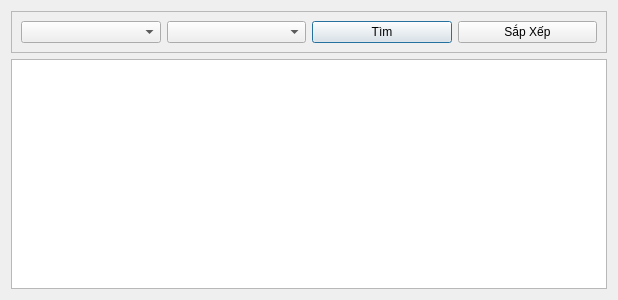
<?xml version="1.0" encoding="UTF-8"?>
<ui version="4.0">
 <class>Dialog</class>
 <widget class="QDialog" name="Dialog">
  <property name="geometry">
   <rect>
    <x>0</x>
    <y>0</y>
    <width>618</width>
    <height>300</height>
   </rect>
  </property>
  <property name="windowTitle">
   <string>Dialog</string>
  </property>
  <layout class="QVBoxLayout" name="verticalLayout">
   <item>
    <widget class="QFrame" name="frame">
     <property name="frameShape">
      <enum>QFrame::StyledPanel</enum>
     </property>
     <property name="frameShadow">
      <enum>QFrame::Raised</enum>
     </property>
     <layout class="QHBoxLayout" name="horizontalLayout">
      <item>
       <widget class="QComboBox" name="comboBoxMajor"/>
      </item>
      <item>
       <widget class="QComboBox" name="comboBoxSemester"/>
      </item>
      <item>
       <widget class="QPushButton" name="pushButtonFind">
        <property name="text">
         <string>Tìm</string>
        </property>
       </widget>
      </item>
      <item>
       <widget class="QPushButton" name="pushButtonSort">
        <property name="text">
         <string>Sắp Xếp</string>
        </property>
       </widget>
      </item>
     </layout>
    </widget>
   </item>
   <item>
    <widget class="QListWidget" name="listWidget_listSubject"/>
   </item>
  </layout>
 </widget>
 <resources/>
 <connections/>
</ui>
